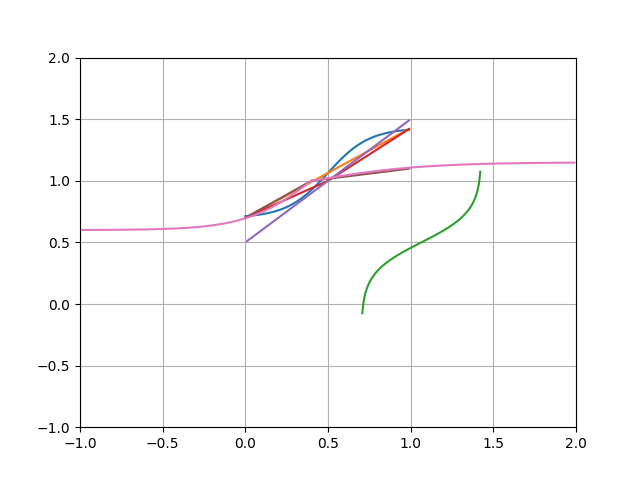

Source code (Python):
import matplotlib.pyplot as plt
import math
import numpy as np
MIN_FACTOR = 0.7
MAX_FACTOR = 1/MIN_FACTOR
a_factor = MAX_FACTOR - MIN_FACTOR
b_factor = math.log(a_factor/(1-MIN_FACTOR),2)
x= []
xt = []
nonLy =[]
nonLyt = []
Ly = []
BiLy = []
k = 8
for i in range(0, 100):
    value = i / 100
    x.append(value)

    nonLy.append((-1/2 +  1 / (1 + math.exp(-k * value + 1/2 * k ))) * (MAX_FACTOR - MIN_FACTOR) + (MAX_FACTOR + MIN_FACTOR) / 2)
    Ly.append((MAX_FACTOR - MIN_FACTOR) * (value) + MIN_FACTOR)
    if value >= 0.5:
        BiLy.append((MAX_FACTOR - 1) * 2 * (value - 0.5) + 1)
    else:
        BiLy.append((1 - MIN_FACTOR) * 2 * value + MIN_FACTOR)

for j in range(1, 100):

    value = (MAX_FACTOR - MIN_FACTOR) * j / 100 + MIN_FACTOR
    xt.append(value)
    nonLyt.append(-math.log(1 / ((value - (MAX_FACTOR + MIN_FACTOR) / 2) / (MAX_FACTOR - MIN_FACTOR) + 1 / 2) - 1) / k  + 1 / 2)

high_low_linearx = []
high_low_lineary = []
HL_MAX_FACTOR = 1.5
HL_MIN_FACTOR = 0.5
for j in range(1, 100):
    value = j / 100
    high_low_linearx.append(value)
    high_low_lineary.append((HL_MAX_FACTOR - HL_MIN_FACTOR) * (value) + HL_MIN_FACTOR)


x0711 = []
y0711 = []
MAX_FACTOR_0711 = 1.1
MIN_FACTOR_0711 = 0.7
for j in range(1, 100):
    value = j / 100
    x0711.append(value)
    if value >= 0.4:
        y0711.append((MAX_FACTOR_0711 - 1) / 0.6 * (value - 0.4) + 1)
    else:
        y0711.append((1 - MIN_FACTOR_0711) / 0.4 * value + MIN_FACTOR_0711)


#==================
#InfSigmoid
MAX_INFSIG = 1.15
MIN_INFSIG = 0.6
MIDX = 0.4
MIDY = 1
infSigx = []
infSigy = []
for j in range(-100, 200):
    value = j / 100
    infSigx.append(value)
    if value >= MIDX:
        infSigy.append( (1/(1 + math.exp(- (3) * (value - 0.4))) - 1/2 ) * 2 * (MAX_INFSIG - MIDY) + 1)
    else:
        infSigy.append( (1/(1 + math.exp(- (5) * (value - 0.4))) - 1/2 ) * 2 * (MIDY - MIN_INFSIG) + 1)

#=========



plt.xlim((-1, 2))
plt.ylim((-1, 2))
my_x_ticks = np.arange(-10, 10, 0.2)#原始数据有13个点，故此处为设置从0开始，间隔为1
#plt.xticks(my_x_ticks)
my_y_ticks = np.arange(-10, 10, 0.2)#原始数据有13个点，故此处为设置从0开始，间隔为1
#plt.yticks(my_y_ticks)
plt.plot(x, nonLy)
plt.plot(x, Ly)
plt.plot(xt, nonLyt)
plt.plot(x, BiLy)
plt.plot(high_low_linearx, high_low_lineary)
plt.plot(x0711, y0711)
plt.plot(infSigx, infSigy)
plt.grid()
plt.savefig('tmpTry/nonLinear.png')
